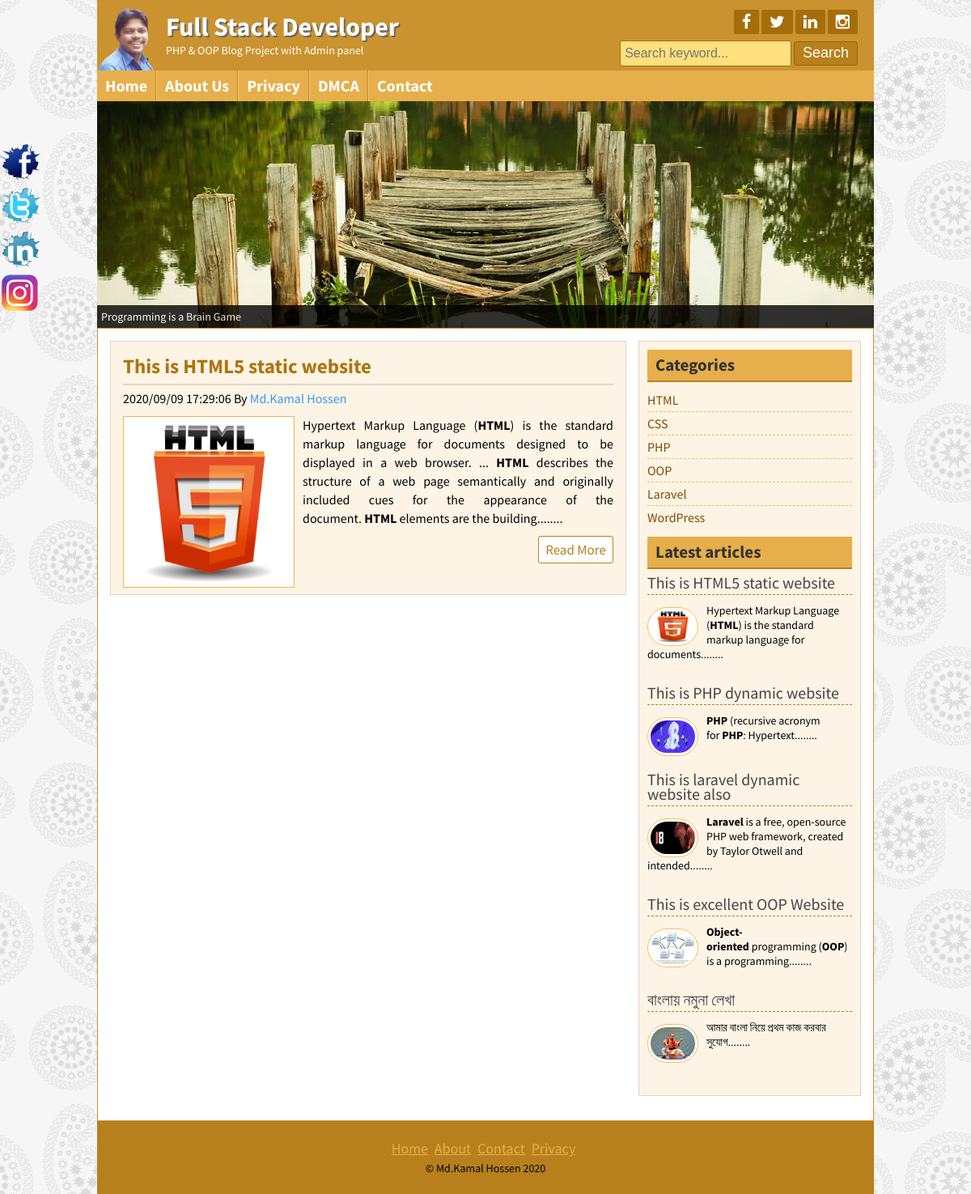
Page /posts.php?category=9 on the committed database.
### tables this page shows
CREATE TABLE `title_slogan` (
  `id` int(11) NOT NULL,
  `title` varchar(255) NOT NULL,
  `slogan` varchar(255) NOT NULL,
  `logo` varchar(255) NOT NULL
);

CREATE TABLE `social` (
  `id` int(11) NOT NULL,
  `fb` varchar(255) NOT NULL,
  `tw` varchar(255) NOT NULL,
  `ln` varchar(255) NOT NULL,
  `ins` varchar(255) NOT NULL
);

CREATE TABLE `page` (
  `id` int(11) NOT NULL,
  `name` varchar(255) NOT NULL,
  `body` text NOT NULL
);

CREATE TABLE `tbl_post` (
  `id` int(11) NOT NULL,
  `cat` int(11) NOT NULL,
  `title` varchar(255) NOT NULL,
  `body` text NOT NULL,
  `image` varchar(255) NOT NULL,
  `author` varchar(50) NOT NULL,
  `tags` varchar(255) NOT NULL,
  `date` timestamp NOT NULL DEFAULT current_timestamp(),
  `userid` int(11) NOT NULL
);

CREATE TABLE `tbl_category` (
  `id` int(11) NOT NULL,
  `name` varchar(50) NOT NULL
);

CREATE TABLE `footer` (
  `id` int(11) NOT NULL,
  `copyright` varchar(255) NOT NULL
);

### lib/Database.php (called while the page is built, shortened)
<?php
Class Database{
	public $host   = DB_HOST;
	public $user   = DB_USER;
	public $pass   = DB_PASS;
	public $dbname = DB_NAME;
	public $link;
    private function connectDB(){
        $this->link = new mysqli($this->host, $this->user, $this->pass, $this->dbname);
    }
	public function select($query){
		$result = $this->link->query($query) or die($this->link->error.__LINE__);
		if($result->num_rows > 0){
			return $result;
		} else {
			return false;
		}
	}
}

### helpers/formate.php (called while the page is built, shortened)
<?php
class Formate
{
	public function formateDate($date){
		return date('Y/m/d H:i:s', strtotime($date));
	}
	public function shortText($text, $limit = 400){
        $text = $text. "";
        $text = substr($text, 0, $limit);
        $text = substr($text, 0, strripos($text, ' '));
        $text = $text."........";
        return $text;
    }
}

### posts.php (the view, shortened to what this page needs)
<?php
include ('inc/header.php');
include ('inc/slider.php');
$category = mysqli_real_escape_string($db->link, $_GET['category']);
?>
    <div class="contentsection contemplete clear">
        <div class="maincontent clear">
              <?php
            $query = "select * from tbl_post where cat=$category";
            $post = $db->select($query);
            if ($post){
                while ($result = $post->fetch_assoc()){
            ?>
            <div class="samepost clear">
                <h2><a href="post.php?id=<?php echo $result['id']; ?>"><?php echo $result['title']; ?></a></h2>
                <h4><?php echo $fn->formateDate($result['date']); ?> By <a href="#"><?php echo $result['author']; ?></a></h4>
                <a href="#"><img src="admin/<?php echo $result['image'];?>" alt="post image"/></a>
                <?php echo $fn->shortText($result['body']); ?>
                <div class="readmore clear">
                    <a href="post.php?id=<?php echo $result['id']; ?>">Read More</a>
                </div>
            </div>
            <?php } }else{ ?>
            <h3>No post available in this category.</h3>
            <?php } ?>
        </div>
<?php
include ('inc/sidebar.php');
include ('inc/footer.php');

### inc/header.php (shortened to what this page needs)
<?php
include ('lib/Database.php');
include ('helpers/formate.php');
$db = new Database();
$fn = new Formate();
?>
<!DOCTYPE html>
<html>
<head>
    <?php
     include('scripts/css.php');
     ?>
</head>
<body>
<div class="headersection templete clear">
    <a href="index.php">
        <div class="logo">
             <?php
                $query = "SELECT * FROM title_slogan WHERE id='1'";
                $blog_title = $db->select($query);
                if ($blog_title){
                while ($result = $blog_title->fetch_assoc()){
                ?>
            <img src="admin/<?php echo $result['logo'] ?>" alt="Logo"/>
            <h2><?php echo $result['title']; ?></h2>
            <p><?php echo $result['slogan'] ?></p>
        <?php } } ?>
        </div>
    </a>
    <div class="social clear">
        <div class="icon clear">
            <?php
                $query = "SELECT * FROM social WHERE id='1'";
                $social = $db->select($query);
                if ($social){
                while ($result = $social->fetch_assoc()){
            ?>
            <a href="<?php echo $result['fb']; ?>" target="_blank"><i class="fa fa-facebook"></i></a>
            <a href="<?php echo $result['tw']; ?>" target="_blank"><i class="fa fa-twitter"></i></a>
            <a href="<?php echo $result['ln']; ?>" target="_blank"><i class="fa fa-linkedin"></i></a>
            <a href="<?php echo $result['ins']; ?>" target="_blank"><i class="fa fa-instagram"></i></a>
            <?php } }?>
        </div>
        <div class="searchbtn clear">
            <form action="search.php" method="get">
                <input type="text" name="search" placeholder="Search keyword..."/>
                <input type="submit" name="submit" value="Search"/>
            </form>
        </div>
    </div>
</div>
<div class="navsection templete">
    <?php
        $path = $_SERVER['SCRIPT_FILENAME'];
        $currentpage = basename($path, '.php');
    ?>
    <ul>
        <li>
            <a <?php if ($currentpage == 'index'){echo "id='active'";} ?> href="index.php">Home</a>
        </li>
        <?php
            $query = "SELECT * FROM page";
            $page = $db->select($query);
            if ($page) {
            while ($result = $page->fetch_assoc()) {
        ?>
        <li>
            <a
            <?php
            if (isset($_GET['pageid']) && $_GET['pageid'] == $result['id']){
                echo "id='active'";
            }
            ?>
            href="page.php?pageid=<?php echo $result['id']; ?>"><?php echo $result['name']; ?></a>
        </li>
            <?php  }}?>
        <li>
            <a <?php if ($currentpage == 'contact'){echo "id='active'";} ?> href="contact.php">Contact</a>
        </li>
    </ul>
</div>

### inc/sidebar.php
<div class="sidebar clear">
    <div class="samesidebar clear">
        <h2>Categories</h2>
        <ul>
            <?php
            $side = "select * from tbl_category";
            $sidebar = $db->select($side);
            if ($sidebar){
                while ($result = $sidebar->fetch_assoc()){
            ?>
            <li><a href="posts.php?category=<?php echo $result['id'];?>">
                    <?php
                    echo $result['name'];
                    ?>
                </a></li>
            <?php
            }  } else{?>
            <li>No Category Created</li>
                <?php } ?>
        </ul>
    </div>
    <div class="samesidebar clear">
        <h2>Latest articles</h2>
        <?php
        $query = "select * from tbl_post limit 5";
        $post = $db->select($query);
        if ($post){
            while ($result = $post->fetch_assoc()){
        ?>
        <div class="popular clear">
            <h3><a href="post.php?id=<?php echo $result['id']; ?>"><?php echo $result['title']; ?></a></h3>
            <a href="post.php?id=<?php echo $result['id']; ?>"><img src="admin/<?php echo $result['image']; ?>" alt="post image"/></a>
           <?php echo $fn->shortText($result['body'], 120); ?>
        </div>
        <?php } } else{
            header("Location:404.php");
        } ?>
    </div>
</div>

### inc/footer.php (shortened to what this page needs)
</div>
<div class="footersection templete clear">
    <div class="footermenu clear">
        <ul>
            <li><a href="#">Home</a></li>
            <li><a href="#">About</a></li>
            <li><a href="#">Contact</a></li>
            <li><a href="#">Privacy</a></li>
        </ul>
    </div>
     <?php
        $query = "SELECT * FROM footer WHERE id='1'";
        $copyright = $db->select($query);
        if ($copyright){
        while ($result = $copyright->fetch_assoc()){
        ?>
        <p>&copy; <?php echo $result['copyright']; echo date(' Y');?></p>
        <?php }} ?>
    </div>
<div class="fixedicon clear">
   <?php
        $query = "SELECT * FROM social WHERE id='1'";
        $social = $db->select($query);
        if ($social){
        while ($result = $social->fetch_assoc()){
    ?>
    <a href="<?php echo $result['fb']; ?>" target="_blank"><img src="images/fb.png" alt="Facebook"/></a>
    <a href="<?php echo $result['tw']; ?>" target="_blank"><img src="images/tw.png" alt="Twitter"/></a>
    <a href="<?php echo $result['ln']; ?>" target="_blank"><img src="images/in.png" alt="LinkedIn"/></a>
    <a href="<?php echo $result['ins']; ?>" target="_blank"><img src="images/gl.png" alt="instagram"/></a>
    <?php } } ?>
</div>
</body>
</html>

### rows in the picture
title_slogan: logo (picture), title "Full Stack Developer", slogan "PHP & OOP Blog Project with Admin panel"
page: name "About Us"
page: name "Privacy"
page: name "DMCA"
tbl_post: title "This is HTML5 static website", date "2020/09/09 17:29:06", author "Md.Kamal Hossen", image (picture), body "Hypertext Markup Language ( HTML ) is the standard markup language for documents designed to be displayed in a web browser. ... HTML describes the structure of a web page semantically and originally included cues for the appearance of the document. HTML elements are the building........", body "Hypertext Markup Language ( HTML ) is the standard markup language for documents........"
tbl_category: name "HTML"
tbl_category: name "CSS"
tbl_category: name "PHP"
tbl_category: name "OOP"
tbl_category: name "Laravel"
tbl_category: name "WordPress"
tbl_post: title "This is PHP dynamic website", image (picture), body "PHP (recursive acronym for PHP : Hypertext........"
tbl_post: title "This is laravel dynamic website also", image (picture), body "Laravel is a free, open-source PHP web framework, created by Taylor Otwell and intended........"
tbl_post: title "This is excellent OOP Website", image (picture), body "Object-oriented programming ( OOP ) is a programming........"
tbl_post: title "বাংলায় নমুনা লেখা", image (picture), body "আমার বাংলা নিয়ে প্রথম কাজ করবার সুযোগ........"
footer: copyright "Md.Kamal Hossen"
